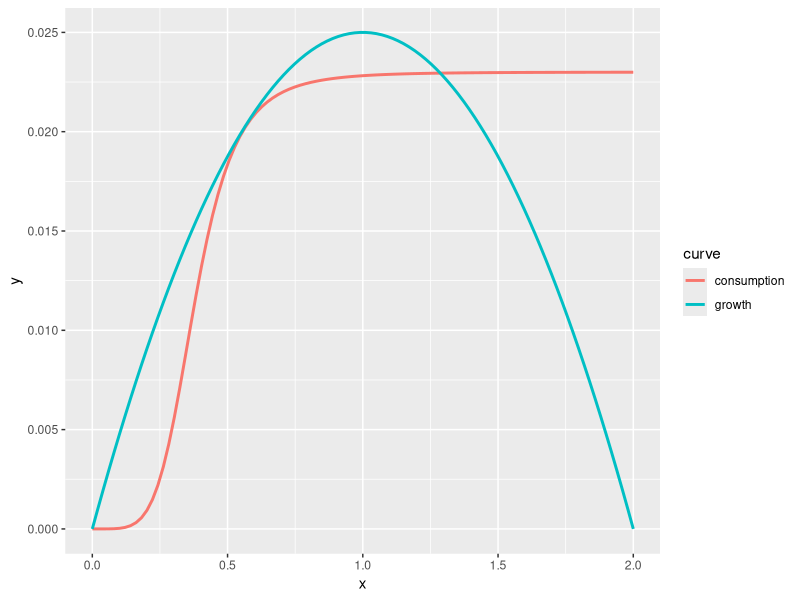
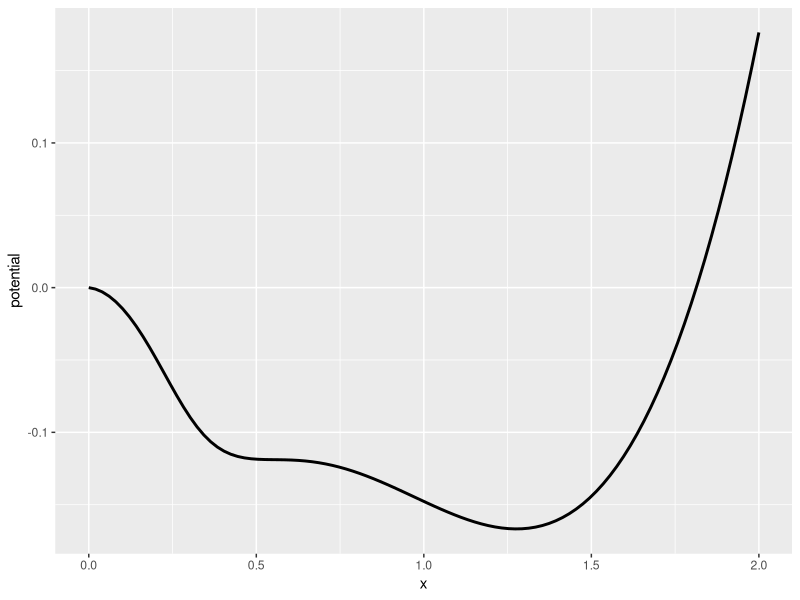
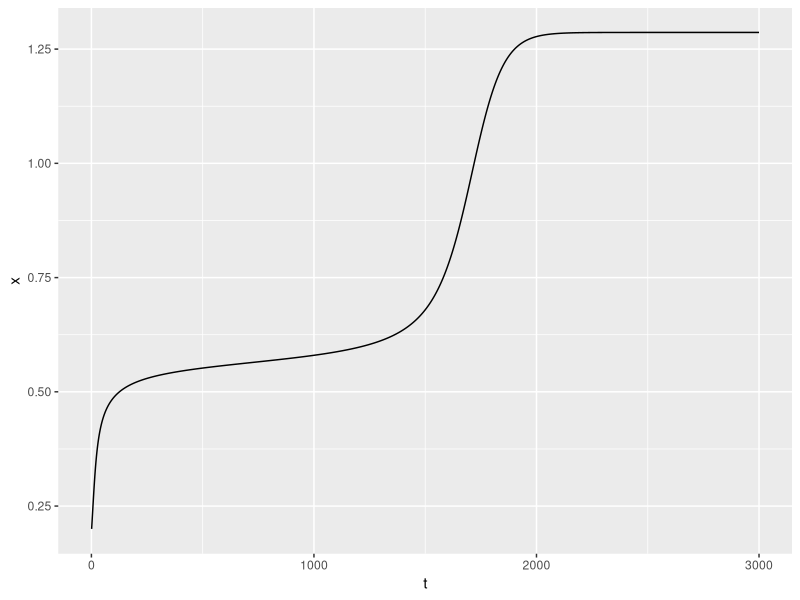
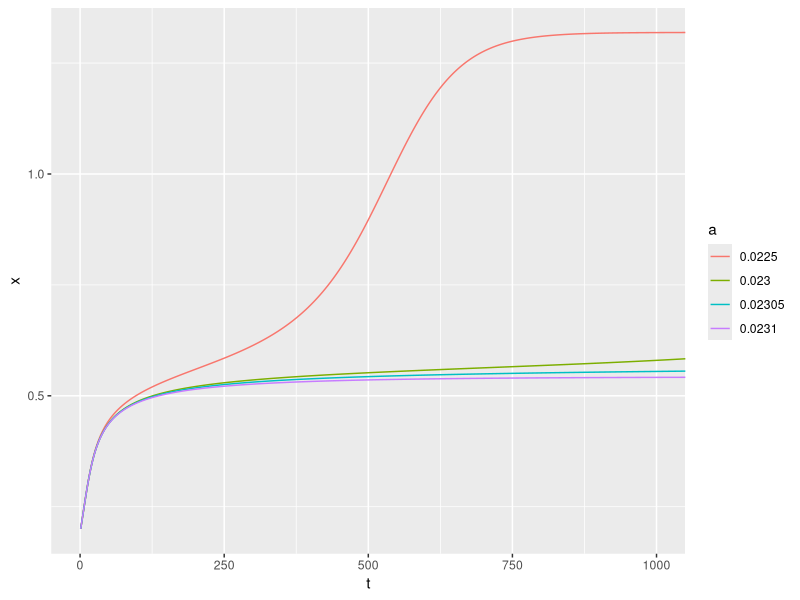
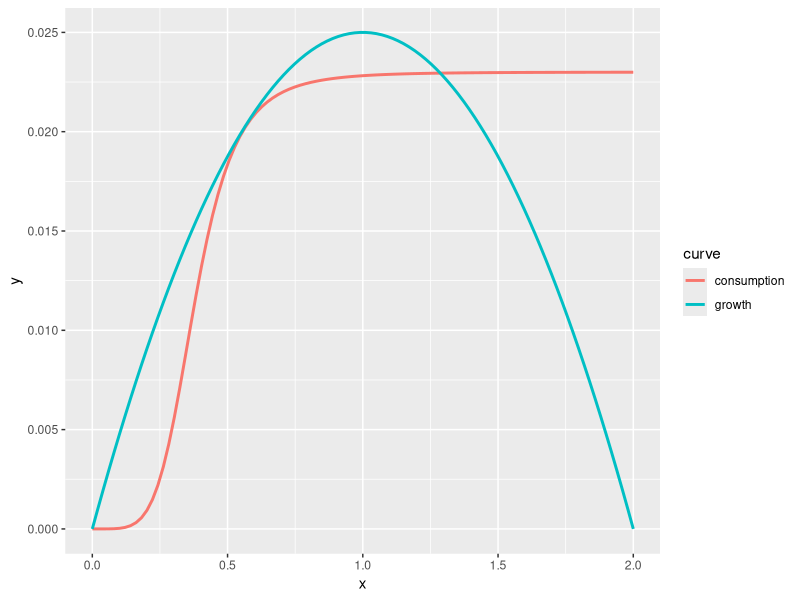

Write R code to recreate these figures, in order. (Note: this script raises an error after producing the figures.)
## ---- chunk 1
library(tidyverse)
library(furrr)
set.seed(12345)
## ---- chunk 2
p <- list(r = .05, K = 2, Q = 5, H = .38, sigma = .02, a=0.023, N = 3e3, x0 = 0.2)
growth <- function(x, p) x * p$r * (1 - x / p$K)
consumption <- function(x, p) p$a * x ^ p$Q / (x^p$Q + p$H^p$Q)
## ---- chunk 3
theory <- 
  function(p){
    tibble(x= seq(0,2, length.out = 100)) %>%
    mutate(growth = growth(x,p), 
           consumption = consumption(x,p)) %>%
    mutate(potential = - cumsum(growth - consumption)) %>%
    gather(curve, y, -x, -potential) 
}
## ---- chunk 4
theory(p) %>%
  ggplot(aes(x, y, col=curve)) +
  geom_line(lwd=1)
## ---- chunk 5
theory(p) %>%
  ggplot(aes(x, potential)) + 
  geom_line(lwd=1)
## ---- chunk 6
may <- function(x, p) x + growth(x,p) - consumption(x,p)
#x + x * p$r * (1 - x / p$K)  - p$a * x ^ p$Q / (x ^ p$Q + p$H ^ p$Q)

stochastic_sim <- function(f, p){
  x <- numeric(p$N)
  x[1] <- p$x0
  dBt <- rnorm(p$N, 0, p$sigma)
  for(t in 1:(p$N-1)){
    x[t+1] <- max( 
                  f(x[t], p) + x[t] * dBt[t],
                  0)
  }
  data.frame(t = 1:p$N, x)
}

det_sim <- function(f, p){
  x <- numeric(p$N)
  x[1] <- p$x0
  for(t in 1:(p$N-1)){
    x[t+1] <- f(x[t], p)
  }
  data.frame(t = 1:p$N, x)
}
## ---- chunk 7
det <- det_sim(may,p) 
det %>% ggplot(aes(t, x)) + geom_line() 
## ---- chunk 8
a <- c(0.0225, 0.0230, 0.02305, 0.0231)
names(a) <- a

df <- map_dfr(a, function(a){
  p$a <- a
  p$N <- 1e4
  det_sim(may, p)
},
.id = "a")


df %>% ggplot(aes(t,x, col = a)) + geom_line() + coord_cartesian(xlim=c(0,1000))


theory(p) %>% ggplot(aes(x, y, col=curve)) + geom_line(lwd=1)


## ---- chunk 9
plan("multisession")
system.time({
  df <- future_map_dfr(1:500, function(reps) stochastic_sim(may, p), .id = "reps")
})


## ---- chunk 10
det <- det_sim(may,p) %>% mutate(reps=1)
mean <- df %>% group_by(t) %>% summarise(x = mean(x)) %>% mutate(reps = 1)
## ---- chunk 11
df %>% ggplot(aes(t, x, group=reps)) + 
  geom_line(alpha=0.05) +
  geom_line(data = det, color = "blue") + 
  geom_line(data = mean, color = "red")
## ---- chunk 12
df %>% write_csv("../data/reps.csv.xz")
## ---- chunk 13
lambda <- function(x0, p){
                      pars <- p
                      p$x0 <- x0
                      det_sim(may, p)
                    }
mu <- 0.02
init <- mu + rnorm(100, 0, .02 * mu)
df <- future_map_dfr(init, lambda, p = p, .id = "reps")


df %>% ggplot(aes(t, x, group=reps)) + 
  geom_line(alpha=0.1)
## ---- chunk 14
mu <- 0.55
init <- mu + rnorm(100, 0, .02 * mu)
df <- future_map_dfr(init, lambda, p = p, .id = "reps")



df %>% ggplot(aes(t, x, group=reps)) + 
  geom_line(alpha=0.1)
## ---- chunk 15
